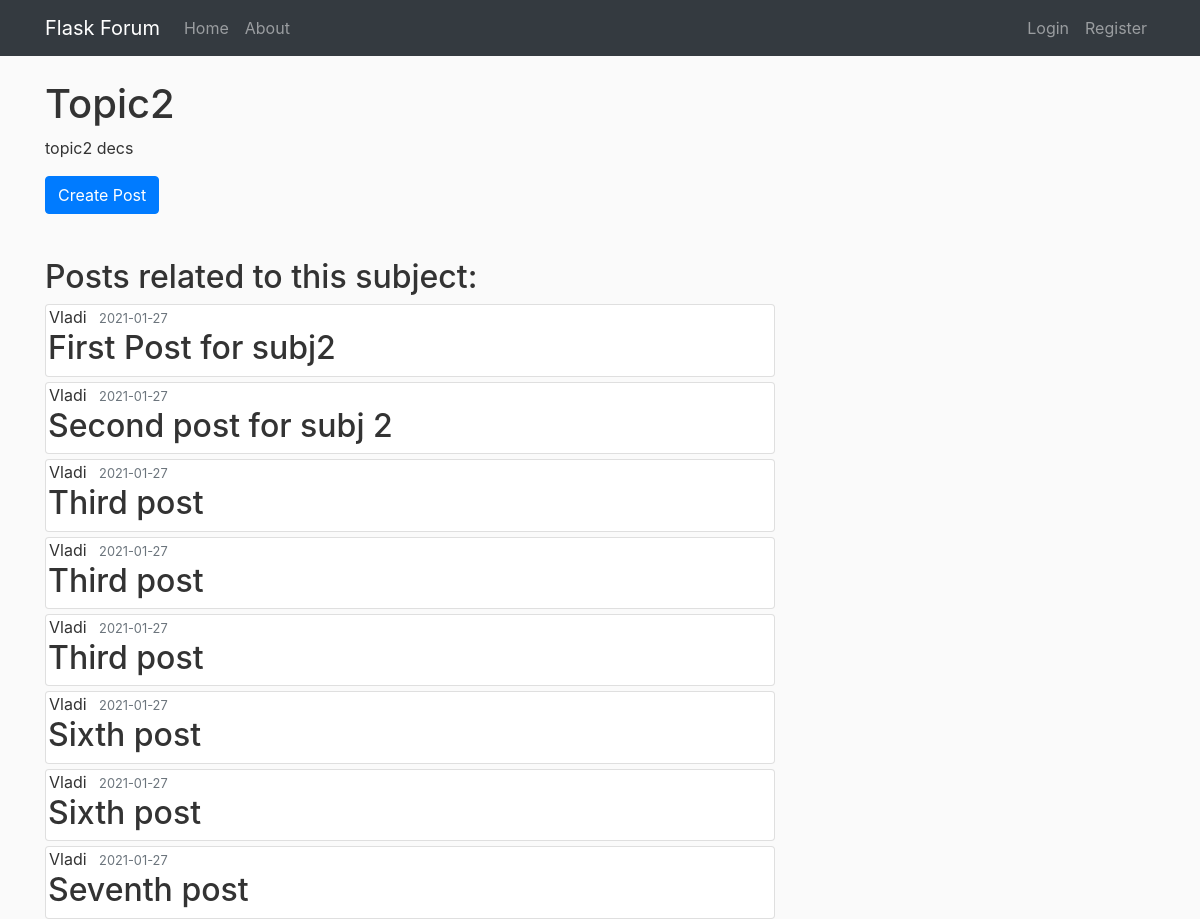
Screenshot of /topic/2 with the database file from the repository.
### flaskforum/models.py (models this page shows, shortened)
class Topic(db.Model):
	id = db.Column(db.Integer, primary_key=True)
	title = db.Column(db.String(150), nullable=False)
	description = db.Column(db.Text, nullable=False)
	posts = db.relationship('Post', backref= 'current_topic', lazy=True)

class Post(db.Model):
    id = db.Column(db.Integer, primary_key=True)
    title = db.Column(db.String(150), nullable=False)
    date_posted = db.Column(db.DateTime, nullable=False, default=datetime.utcnow)
    content = db.Column(db.Text, nullable=False)
    user_id = db.Column(db.Integer, db.ForeignKey('user.id'), nullable=False)
    topic_id = db.Column(db.Integer, db.ForeignKey('topic.id'), nullable=False)

class User(db.Model, UserMixin):
    id = db.Column(db.Integer, primary_key=True)
    username = db.Column(db.String(20), unique=True, nullable=False)
    email = db.Column(db.String(100), unique=True, nullable=False)
    password = db.Column(db.String(60), nullable=False)
    posts = db.relationship('Post', backref='uploader', lazy=True)

### flaskforum/routes.py (the view)
@app.route("/topic/<int:topic_id>", methods=['GET', 'POST'])
def topic(topic_id):
    topic = Topic.query.get(topic_id)
    return render_template('topic.html', title=topic.title, topic=topic, posts=topic.posts)

### flaskforum/templates/topic.html
{% extends "layout.html" %}
{% block content %}
    <div>
        <article class="media content-section">
          <div class="media-body">
            <h1 class="article-title" >{{ topic.title }}</h1>
            <p class="article-content">{{ topic.description }}</p>
          </div>
        </article>
    </div>
     <a class="btn btn-primary" style="margin-bottom:20px" href="{{ url_for('make_post', topic_id=topic.id) }}" role="button">Create Post</a>
    <br>
    <br>
    <h2>Posts related to this subject:</h2>
    {% for post in posts %}
        <div class="card" style="margin-top:5px">
          <article class="media content-section">
            <div class="media-body">
              <div class="article-metadata">
                <a class="mr-2" style = "margin-left:3px">{{ post.uploader.username }}</a>
                <small class="text-muted">{{ post.date_posted.strftime('%Y-%m-%d') }}</small>
              </div>
              <h2><a class="article-title remove_link_colour" href="{{ url_for('post', post_id=post.id) }}" style = "margin-left:2px">{{ post.title }}</a></h2>
            </div>
          </article>
        </div>
    {% endfor %}
{% endblock %}

### flaskforum/static/main.css (style rules this page uses)
body { background: #fafafa; color: #333333; margin-top: 5rem; }
.remove_link_colour { color: inherit; }

### rows the page displays
Topic: title "Topic2", description "topic2 decs"
Post: uploader.username "Vladi", date_posted "2021-01-27", title "First Post for subj2"
Post: uploader.username "Vladi", date_posted "2021-01-27", title "Second post for subj 2"
Post: uploader.username "Vladi", date_posted "2021-01-27", title "Third post"
Post: uploader.username "Vladi", date_posted "2021-01-27", title "Third post"
Post: uploader.username "Vladi", date_posted "2021-01-27", title "Third post"
Post: uploader.username "Vladi", date_posted "2021-01-27", title "Sixth post"
Post: uploader.username "Vladi", date_posted "2021-01-27", title "Sixth post"
Post: uploader.username "Vladi", date_posted "2021-01-27", title "Seventh post"
